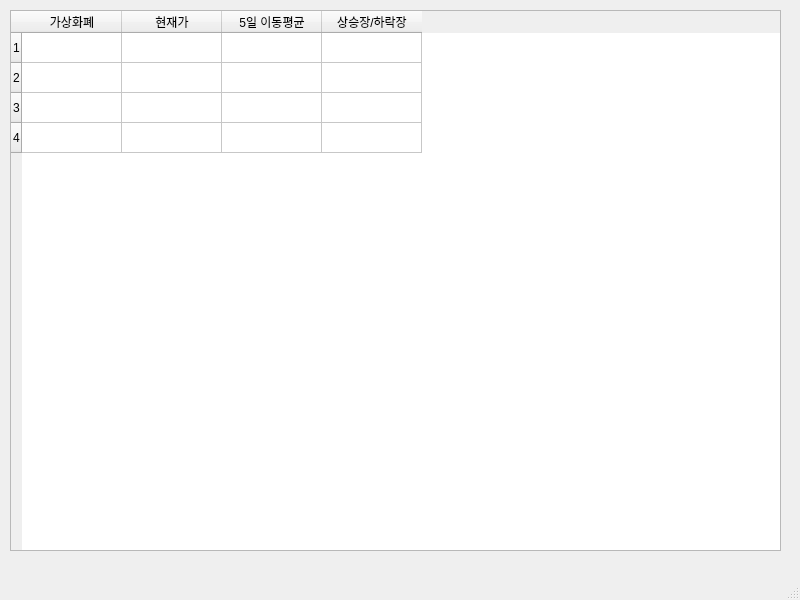
<?xml version="1.0" encoding="UTF-8"?>
<ui version="4.0">
 <class>MainWindow</class>
 <widget class="QMainWindow" name="MainWindow">
  <property name="geometry">
   <rect>
    <x>0</x>
    <y>0</y>
    <width>800</width>
    <height>600</height>
   </rect>
  </property>
  <property name="windowTitle">
   <string>가상화폐 상승장/하락장 알리미</string>
  </property>
  <widget class="QWidget" name="centralwidget">
   <widget class="QTableWidget" name="tableWidget">
    <property name="geometry">
     <rect>
      <x>10</x>
      <y>10</y>
      <width>771</width>
      <height>541</height>
     </rect>
    </property>
    <property name="rowCount">
     <number>4</number>
    </property>
    <row/>
    <row/>
    <row/>
    <row/>
    <column>
     <property name="text">
      <string>가상화폐</string>
     </property>
    </column>
    <column>
     <property name="text">
      <string>현재가</string>
     </property>
    </column>
    <column>
     <property name="text">
      <string>5일 이동평균</string>
     </property>
    </column>
    <column>
     <property name="text">
      <string>상승장/하락장</string>
     </property>
    </column>
   </widget>
  </widget>
  <widget class="QMenuBar" name="menubar">
   <property name="geometry">
    <rect>
     <x>0</x>
     <y>0</y>
     <width>800</width>
     <height>21</height>
    </rect>
   </property>
  </widget>
  <widget class="QStatusBar" name="statusbar"/>
 </widget>
 <resources/>
 <connections/>
</ui>
